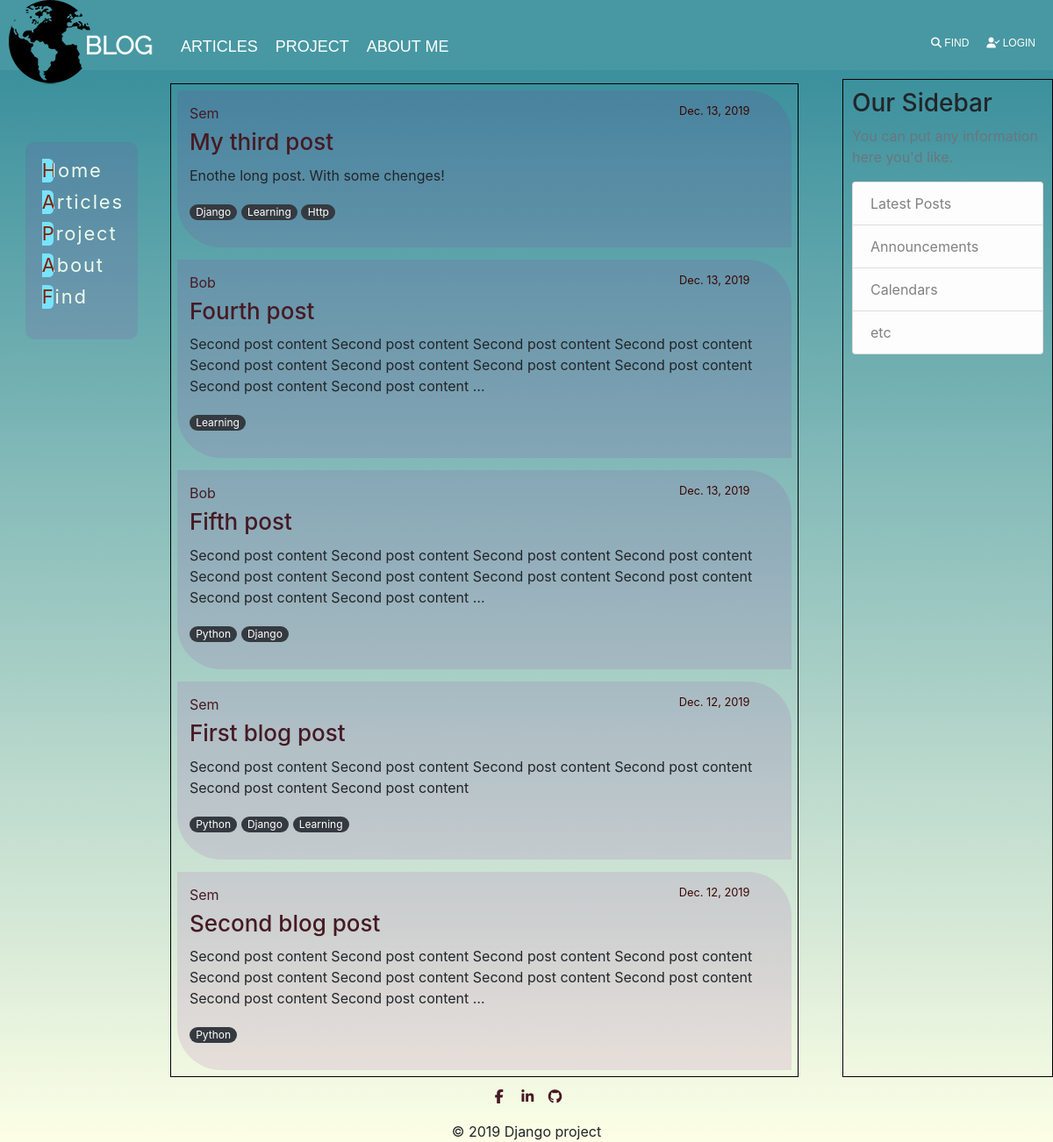
The page /blog/ on the database as committed earlier.
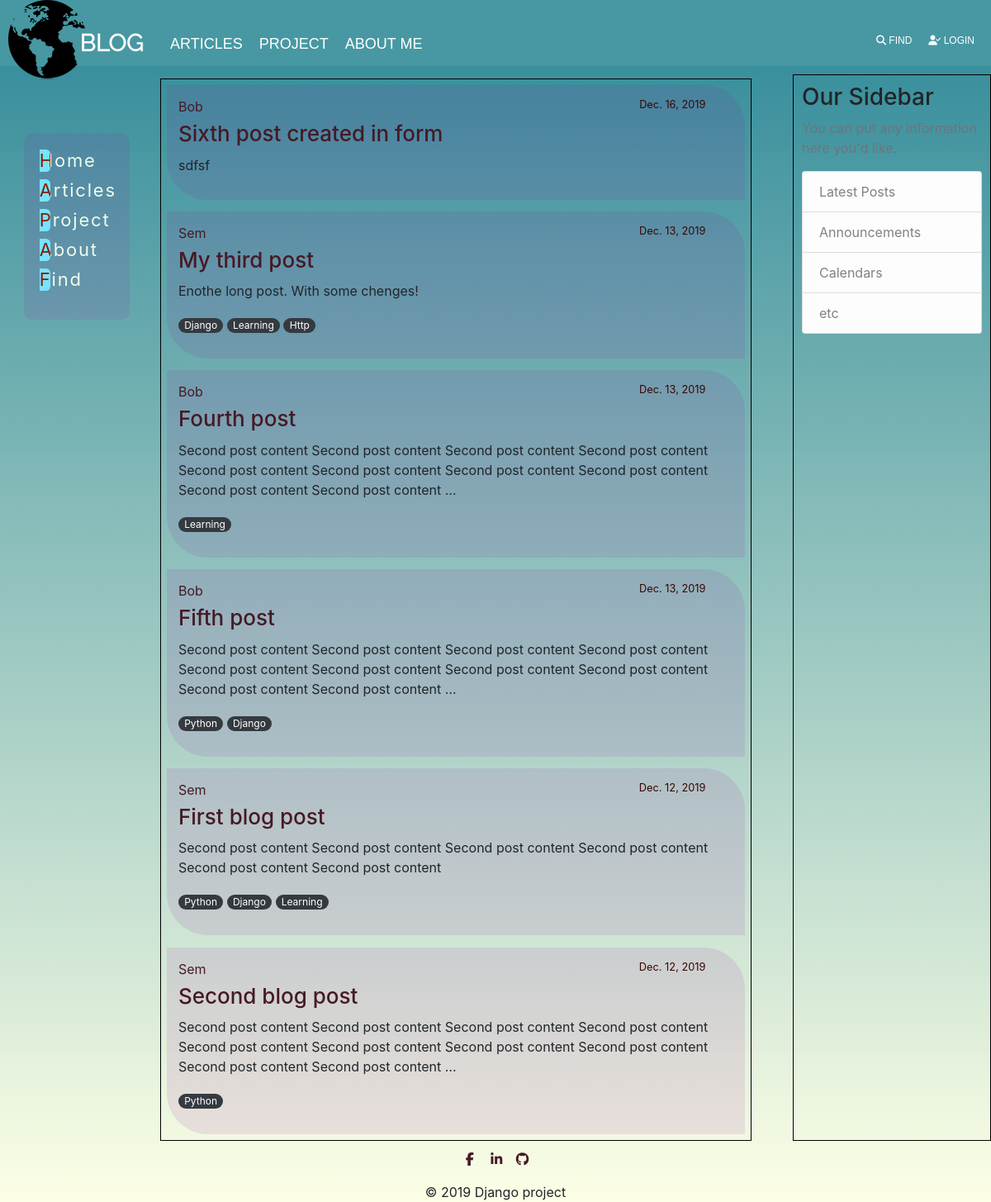
The same page on the database as committed later.
### my_blog/models.py (models this page shows, shortened)
class Post(models.Model):
    title = models.CharField(max_length=150, db_index=True)
    slug = models.SlugField(max_length=150, blank=True, unique=True)
    body = models.TextField(blank=True, db_index=True)
    date_posted = models.DateField(default=timezone.now)
    author = models.ForeignKey(User, on_delete=models.CASCADE)
    tags = models.ManyToManyField('Tag', blank=True, related_name='posts')
    def get_absolute_url(self):
        return reverse('post_detail', kwargs={'slug': self.slug})

class Tag(models.Model):
    tag = models.CharField(max_length=50, unique=True)
    slug = models.SlugField(max_length=50, unique=True)
    def __str__(self):
        return self.tag

### my_blog/views.py (the view)
# urls.py: path('', PostsList.as_view(), name='blog_home'),
class PostsList(ListView):
    model = Post
    template_name = 'my_blog/blog_post_list.html'
    context_object_name = 'posts'
    ordering = ['-date_posted']

### my_blog/templates/my_blog/blog_post_list.html (shortened to what this page needs)
{% extends 'my_blog/blog_base.html' %}
{% block content %}
    {% for post in posts %}
        {%  include 'my_blog/includes/post_cards_template.html' %}
    {% endfor %}
{% endblock %}

### my_blog/templates/my_blog/includes/post_cards_template.html
<div class="media-body">
    <div class="media-article">
        <div class="article-metadata">
            <a class="mr-2" href="#">{{ post.author }}</a>
            <small class="text-muted">{{ post.date_posted }}</small>
        </div>
        <h2><a class="article-title" href="{{ post.get_absolute_url }}">{{ post.title }}</a></h2>
        <p class="article-content">{{ post.body|truncatewords:30 }}</p>
        <p>
            {% for tag in post.tags.all %}
            <a href="{% url 'tags_list' %}" class="badge badge-pill badge-dark">{{ tag }}</a>
        {% endfor %}
        </p>
    </div>
</div>

Rows that differ between the two databases and show on the page:
added Post: author "Bob", date_posted "Dec. 16, 2019", title "Sixth post created in form", body "sdfsf"
